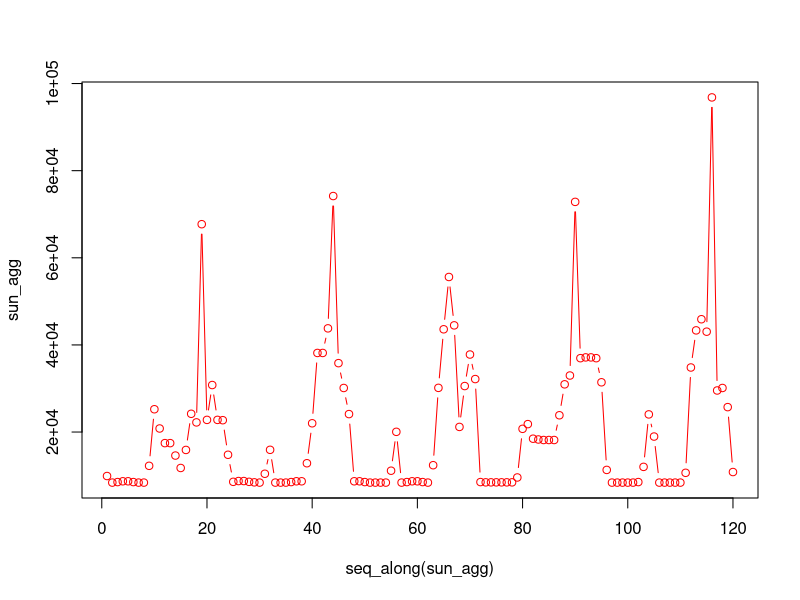
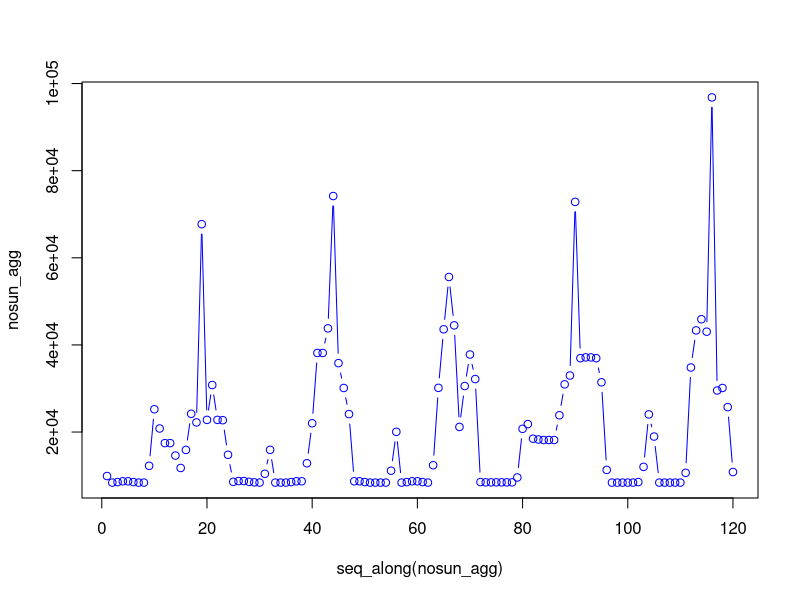

The R source for these figures, in order:
## ---- chunk 1
sun_raw<- t(read.csv(file="load_sun.csv",sep=",",head=FALSE))
nosun_raw<- t(read.csv(file="load_nosun.csv",sep=",",head=FALSE))
## ---- chunk 2

days=5 # number of days to plot
n=60 # aggregate by hours

sun=sun_raw[1:(days*24*60)]
nosun=nosun_raw[1:(days*24*60)]

sun_agg=tapply( sun, (seq_along(sun)-1) %/% n, sum)
nosun_agg=tapply( nosun, (seq_along(nosun)-1) %/% n, sum)

sun_ts=ts(sun_agg)
nosun_ts=ts(nosun_agg)


## ---- chunk 3

plot(seq_along(sun_agg),sun_agg,type="b",col="red")
plot(seq_along(nosun_agg),nosun_agg,type="b",col="blue")
